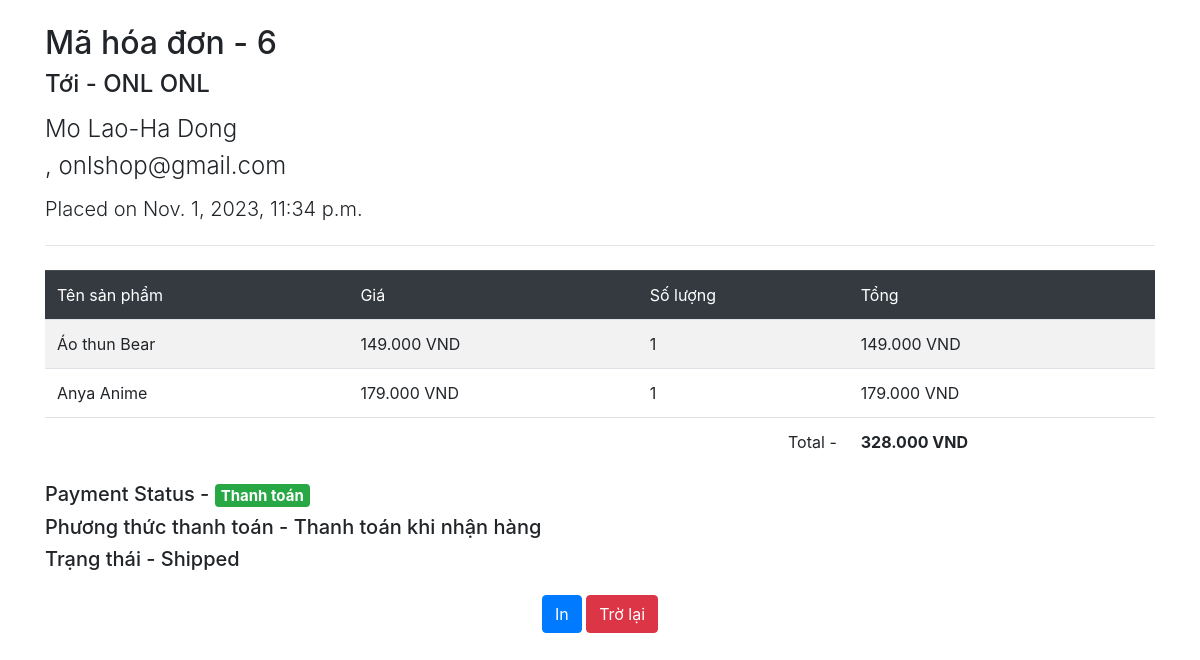
The app's page /orders/invoice/6/ (signed in) with its own data.
### orders/models.py (models this page shows, shortened)
class Order(models.Model):
    user = models.ForeignKey(settings.AUTH_USER_MODEL,
                             related_name='orders', on_delete=models.CASCADE)
    name=models.CharField(max_length=50,blank=False,null=True)
    address = models.CharField(max_length=150, blank=False, null=False)
    numberphone = models.CharField(max_length=50,null=False,blank=False)#blank=False: nghia la truong nay bat buoc
    email = models.CharField(max_length=50,null=True,blank=True)#co the trong
    paid = models.BooleanField(default=False)
    created = models.DateTimeField(auto_now_add=True)
    updated = models.DateTimeField(auto_now=True)
    status = models.CharField(
        choices=choices, max_length=10, default='Pending')
    total_price = models.FloatField(null=False, blank=False)
    class Meta:
        ordering = ('-created',)

class OrderItem(models.Model):
    order = models.ForeignKey(
        Order, related_name='items', on_delete=models.CASCADE)
    product = models.ForeignKey(
        Product, related_name='ordered', on_delete=models.CASCADE)
    quantity = models.PositiveIntegerField(default=1)
    total = models.FloatField(null=False, blank=False)

### store/models.py (models this page shows, shortened)
class Product(models.Model):
    category = models.ForeignKey(
        Category, on_delete=models.CASCADE, related_name='products')
    name = models.CharField(max_length=100, null=False, blank=False)
    slug = models.SlugField(unique_for_date='created')
    price = models.IntegerField(null=False)
    created = models.DateTimeField(auto_now_add=True)
    updated = models.DateTimeField(auto_now=True)
    image = models.ImageField(null=True,blank=True)
    availibility = models.BooleanField(null=False, default=True) #xem san pham còn hàng hay đã hết hàng
    description = models.TextField(null=True,blank=True)
    characteristic1 = models.TextField(null=False,blank=True)
    characteristic2 = models.TextField(null=False,blank=True)
    characteristic3 = models.TextField(null=False,blank=True)
    material =  models.TextField(null=False,blank=True)
    branch= models.TextField(null=False,blank=True)
    detail=models.TextField(null=False,blank=True)
    image1 = models.CharField(max_length=255, null=True,blank=True)
    image2 = models.CharField(max_length=255, null=True,blank=True)
    image3 = models.CharField(max_length=255, null=True,blank=True)
    video = models.FileField(upload_to="videos/",null=True,blank=True)
    video1 = models.CharField(max_length=255, null=True,blank=True)
    class Meta:
        index_together = ('id', 'slug')
        ordering = ('-created',)

### orders/views.py (the view)
# urls.py: path('invoice/<int:pk>/', views.OrderInvoice.as_view(), name='invoice')
class OrderInvoice(LoginRequiredMixin, generic.DetailView):
    model = Order
    context_object_name = 'order'
    template_name = 'orders/order_invoice.html'
    def get_queryset(self):
        qs = super().get_queryset()
        return qs.prefetch_related('items', 'items__product')
    def get_object(self, **kwargs):
        obj = super().get_object(**kwargs)
        if obj.user_id == self.request.user.id or self.request.user.is_superuser:
            return obj
        raise Http404

### cart/cart.py (called while the page is built)
def cart_preprocessor(request):
    return {'cart': Cart(request)}

### orders/templates/orders/order_invoice.html (shortened to what this page needs)
<!DOCTYPE html>
<html lang="en">
  <head>
    <link
      rel="stylesheet"
      href="https://stackpath.bootstrapcdn.com/bootstrap/4.4.1/css/bootstrap.min.css"
    />
  </head>
  <body>
    <div class="container my-4">
      <h2>Mã hóa đơn - {{order.id}}</h2>
      <h4 class="mb-3">
        Tới - {{order.user.first_name|default:order.user.username}}
        {{order.user.last_name}}
      </h4>
      <h4 class="font-weight-light">{{order.address}}</h4>
      <h4 class="font-weight-light mb-3">{{order.phone}}, {{order.email}}</h4>
      <h5 class="font-weight-light mb-4">Placed on {{order.created}}</h5>
      <hr />
      <table class="table table-striped mt-4">
        <thead class="table-dark">
          <tr>
            <td>Tên sản phẩm </td>
            <td>Giá </td>
            <td>Số lượng</td>
            <td>Tổng </td>
          </tr>
        </thead>
        <tbody>
          {% for o in order.items.all %}
          <tr>
            <td>{{o.product.name}}</td>
            <td>{{o.product.price | floatformat:3}} VND </td>
            <td>{{o.quantity}}</td>
            <td>{{o.total | floatformat:3}} VND </td>
          </tr>
          {% endfor %}
        </tbody>
        <tfoot>
          <tr>
            <td colspan="2"></td>
            <td class="text-right">Total -</td>
            <td>
              <b>{{order.total_price| floatformat:3}} VND </b>
            </td>
          </tr>
        </tfoot>
      </table>
      <h5>
        Payment Status - {% if order.paid %}
        <span class="badge badge-success">Thanh toán</span>
        {% else %}
        <span class="badge badge-danger">Đang chờ thanh toán</span>
        {% endif %}
      </h5>
      <h5>Phương thức thanh toán - Thanh toán khi nhận hàng</h5>
      <h5>Trạng thái - {{order.status}}</h5>
    </div>
    <footer class="text-center d-print-none">
      <button class="btn btn-primary" onclick="window.print()">In </button>
      <button class="btn btn-danger" onclick="history.back()">Trờ lại </button>
    </footer>
  </body>
</html>

### records on screen
Order: id "6", user.first_name "ONL", user.last_name "ONL", address "Mo Lao-Ha Dong", email "onlshop@gmail.com", created "Nov. 1, 2023, 11:34 p.m.", total_price "328.000", status "Shipped"
OrderItem: product.name "Áo thun Bear", product.price "149.000", quantity "1", total "149.000"
OrderItem: product.name "Anya Anime", product.price "179.000", quantity "1", total "179.000"
